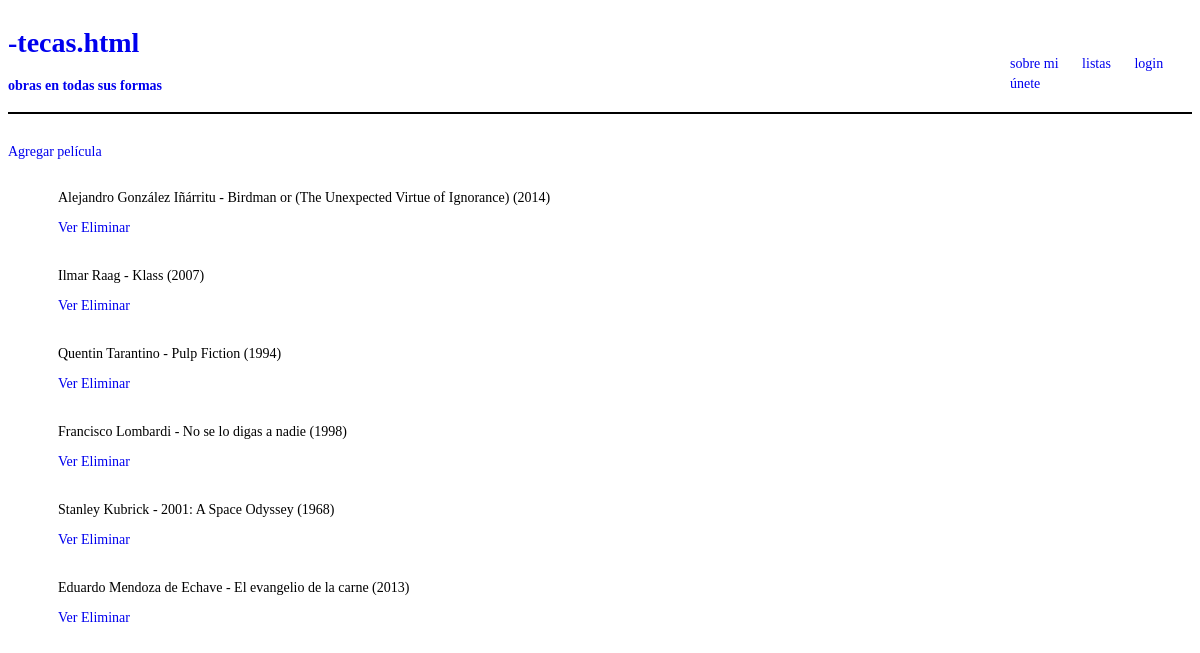
Page /app_a/lista_pelicula/ on the committed database.
### app_a/models.py (models this page shows, shortened)
class Pelicula(models.Model):
    titulo = models.CharField(max_length=100)
    anio = models.IntegerField()
    dir = models.CharField(max_length=100)
    dur = models.IntegerField()

### app_a/views.py (the view)
# urls.py: path('lista_pelicula/', views.PeliculaListView.as_view(), name='lista_pelicula'),
class PeliculaListView(ListView):
    model = Pelicula
    template_name = 'pelicula/lista_pelicula.html'

### app_a/templates/pelicula/lista_pelicula.html (shortened to what this page needs)
{% extends 'tem/base.html' %}
{% block body %}
    <a href={% url 'crear_pelicula' %}>Agregar película</a>
    <ul>
        {% for pelicula in object_list %}
            <li>
                <p>{{pelicula.dir}} - {{pelicula.titulo}} ({{pelicula.anio}})</p>
                <p>
                    <a href={% url 'detalle_pelicula' pelicula.id %}>Ver</a>
                    <a href={% url 'eliminar_pelicula' pelicula.id %}>Eliminar</a>
                </p>
            </li>
        {% endfor %}
    </ul>
{% endblock %}

### app_a/static/stc/base.css (style rules this page uses)
body { font-size: .875rem; font-family: Verdana; }
ul { list-style-type: none; }
li { margin: 0px 10px 0px 10px; padding: 2px 0px 2px 0px; }
a { text-decoration: none; }

### rows in the picture
Pelicula: dir "Alejandro González Iñárritu", titulo "Birdman or (The Unexpected Virtue of Ignorance)", anio "2014"
Pelicula: dir "Ilmar Raag", titulo "Klass", anio "2007"
Pelicula: dir "Quentin Tarantino", titulo "Pulp Fiction", anio "1994"
Pelicula: dir "Francisco Lombardi", titulo "No se lo digas a nadie", anio "1998"
Pelicula: dir "Stanley Kubrick", titulo "2001: A Space Odyssey", anio "1968"
Pelicula: dir "Eduardo Mendoza de Echave", titulo "El evangelio de la carne", anio "2013"
